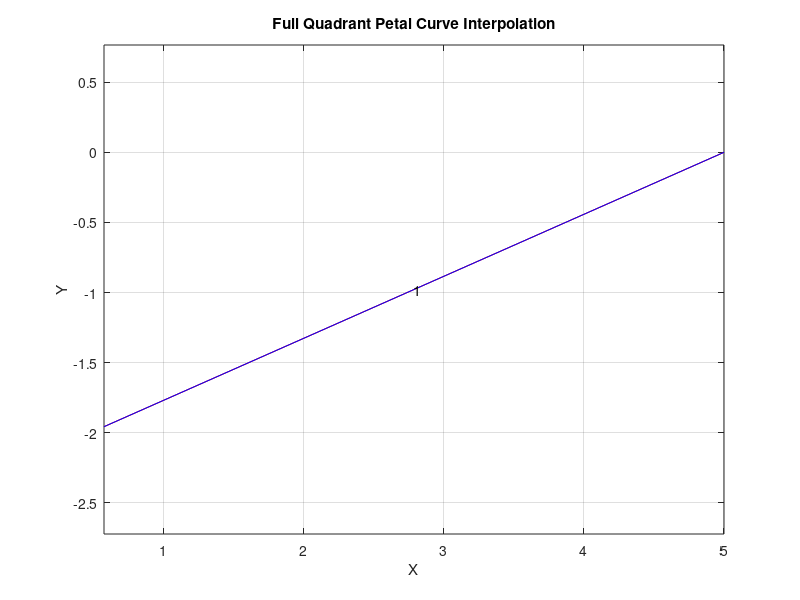

Here is the MATLAB script that generated this plot:
% 请求用户输入步长
h = input('请输入步长 h = ');

% 根据步长计算角度步长
theta_step = h; % 使用用户提供的步长作为角度步长

% Define the number of petals and the maximum radius
num_petals = 4; % For example, a 4-petal rose
max_radius = 5; % Maximum radius of the petals

% Initialize arrays to store the X and Y coordinates
X = [];
Y = [];

% Initialize the step counter
step_number = 0;

% Calculate the points on the petal curve
for theta = 0 : theta_step : 2*pi
    % Rose curve equation for a petal
    r = max_radius * cos(num_petals * theta);
    
    % Convert polar coordinates to Cartesian coordinates
    x = r * cos(theta);
    y = r * sin(theta);
    
    % Store the coordinates
    X(end+1) = x;
    Y(end+1) = y;
end

% Plot the curve
figure;
plot(X, Y, 'r-'); % Red color for the petal curve
axis equal; % Ensure equal scaling for both axes
grid on; % Turn on the grid
title('Full Quadrant Petal Curve Interpolation');
xlabel('X');
ylabel('Y');

% Hold on to plot the interpolation lines and step numbers
hold on;

% Interpolate between the points with straight lines and annotate steps
for i = 1:length(X)-1
    % Draw the line between points
    plot([X(i), X(i+1)], [Y(i), Y(i+1)], 'b-'); % Blue for interpolation lines
    
    % Increment the step counter
    step_number = step_number + 1;
    
    % Annotate the step number at the midpoint of the line
    mid_x = (X(i) + X(i+1)) / 2;
    mid_y = (Y(i) + Y(i+1)) / 2;
    text(mid_x, mid_y, num2str(step_number));
    
    % Pause to visualize the drawing process
    pause(0.1); 
end

% Hold off after plotting
hold off;

